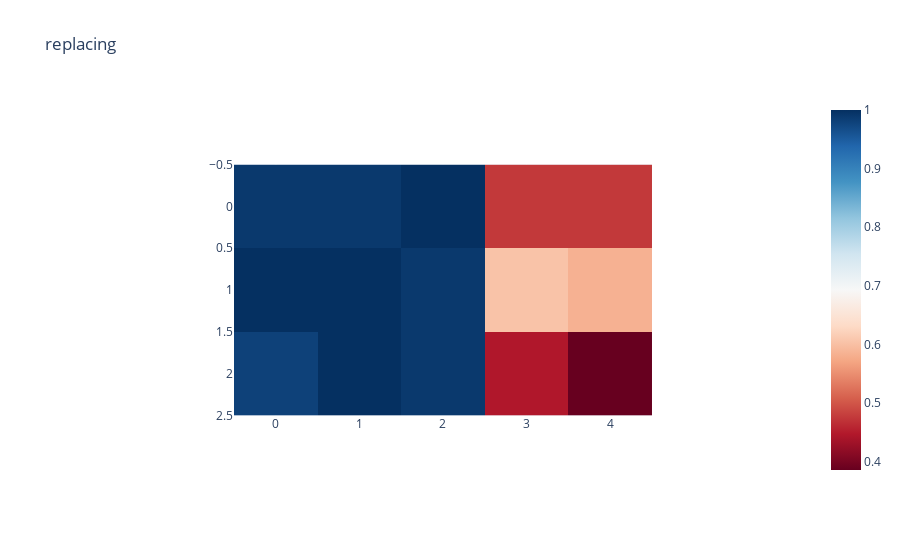

Source (notebook cell):
### Code cell
# modified from neel nanda's examples
def imshow(tensor, renderer=None, xaxis="", yaxis="", font_size=None, show=True, color_continuous_midpoint=0.0, fix_size=False, **kwargs):
    import plotly.express as px
    import transformer_lens.utils as utils
    px.imshow(utils.to_numpy(tensor), color_continuous_midpoint=color_continuous_midpoint, color_continuous_scale="RdBu", labels={"x":xaxis, "y":yaxis}, **kwargs).show()

imshow(n_correct_matrix, color_continuous_midpoint=None, y=[0,1,2], title='replacing')

### Figure 1 — Plotly figure (JSON) as saved in the notebook; plotly's stock layout.template omitted (floating-point values rounded to 4 significant figures)
{"data": [{"coloraxis": "coloraxis", "hovertemplate": "x: %{x}<br>y: %{y}<br>color: %{z}<extra></extra>", "name": "0", "type": "heatmap", "xaxis": "x", "y": [0, 1, 2], "yaxis": "y", "z": [[0.9901, 0.9901, 1, 0.4752, 0.4752], [1, 1, 0.9901, 0.604, 0.5842], [0.9802, 1, 0.9901, 0.4455, 0.3861]]}], "layout": {"autosize": true, "coloraxis": {"colorscale": [[0, "rgb(103,0,31)"], [0.1, "rgb(178,24,43)"], [0.2, "rgb(214,96,77)"], [0.3, "rgb(244,165,130)"], [0.4, "rgb(253,219,199)"], [0.5, "rgb(247,247,247)"], [0.6, "rgb(209,229,240)"], [0.7, "rgb(146,197,222)"], [0.8, "rgb(67,147,195)"], [0.9, "rgb(33,102,172)"], [1, "rgb(5,48,97)"]]}, "title": {"text": "replacing"}, "xaxis": {"anchor": "y", "autorange": true, "constrain": "domain", "domain": [0.2121, 0.7879], "range": [-0.5, 4.5], "scaleanchor": "y"}, "yaxis": {"anchor": "x", "autorange": true, "constrain": "domain", "domain": [0.008637, 0.9914], "range": [2.5, -0.5], "type": "linear"}}}
